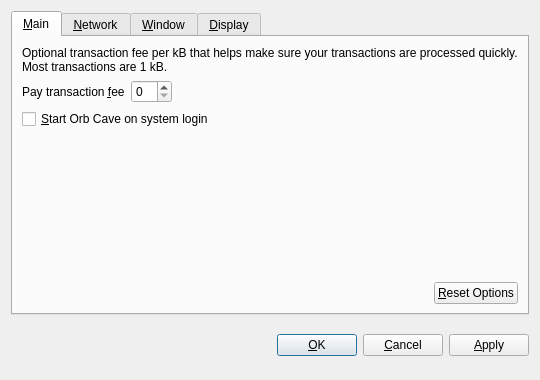
<?xml version="1.0" encoding="UTF-8"?>
<ui version="4.0">
 <class>OptionsDialog</class>
 <widget class="QDialog" name="OptionsDialog">
  <property name="geometry">
   <rect>
    <x>0</x>
    <y>0</y>
    <width>540</width>
    <height>380</height>
   </rect>
  </property>
  <property name="windowTitle">
   <string>Options</string>
  </property>
  <property name="modal">
   <bool>true</bool>
  </property>
  <layout class="QVBoxLayout" name="verticalLayout">
   <item>
    <widget class="QTabWidget" name="tabWidget">
     <property name="tabPosition">
      <enum>QTabWidget::North</enum>
     </property>
     <property name="currentIndex">
      <number>0</number>
     </property>
     <widget class="QWidget" name="tabMain">
      <attribute name="title">
       <string>&amp;Main</string>
      </attribute>
      <layout class="QVBoxLayout" name="verticalLayout_Main">
       <item>
        <widget class="QLabel" name="transactionFeeInfoLabel">
         <property name="text">
          <string>Optional transaction fee per kB that helps make sure your transactions are processed quickly. Most transactions are 1 kB.</string>
         </property>
         <property name="textFormat">
          <enum>Qt::PlainText</enum>
         </property>
         <property name="wordWrap">
          <bool>true</bool>
         </property>
        </widget>
       </item>
       <item>
        <layout class="QHBoxLayout" name="horizontalLayout_1_Main">
         <item>
          <widget class="QLabel" name="transactionFeeLabel">
           <property name="text">
            <string>Pay transaction &amp;fee</string>
           </property>
           <property name="textFormat">
            <enum>Qt::PlainText</enum>
           </property>
           <property name="buddy">
            <cstring>transactionFee</cstring>
           </property>
          </widget>
         </item>
         <item>
          <widget class="AlraviaOrbAmountField" name="transactionFee"/>
         </item>
         <item>
          <spacer name="horizontalSpacer_1_Main">
           <property name="orientation">
            <enum>Qt::Horizontal</enum>
           </property>
           <property name="sizeHint" stdset="0">
            <size>
             <width>40</width>
             <height>20</height>
            </size>
           </property>
          </spacer>
         </item>
        </layout>
       </item>
       <item>
        <widget class="QCheckBox" name="AlraviaOrbAtStartup">
         <property name="toolTip">
          <string>Automatically start Orb Cave after logging in to the system.</string>
         </property>
         <property name="text">
          <string>&amp;Start Orb Cave on system login</string>
         </property>
        </widget>
       </item>
       <item>
        <spacer name="verticalSpacer_Main">
         <property name="orientation">
          <enum>Qt::Vertical</enum>
         </property>
         <property name="sizeHint" stdset="0">
          <size>
           <width>20</width>
           <height>40</height>
          </size>
         </property>
        </spacer>
       </item>
       <item>
        <layout class="QHBoxLayout" name="horizontalLayout_2_Main">
         <item>
          <spacer name="horizontalSpacer_2_Main">
           <property name="orientation">
            <enum>Qt::Horizontal</enum>
           </property>
           <property name="sizeHint" stdset="0">
            <size>
             <width>40</width>
             <height>20</height>
            </size>
           </property>
          </spacer>
         </item>
         <item>
          <widget class="QPushButton" name="resetButton">
           <property name="toolTip">
            <string>Reset all client options to default.</string>
           </property>
           <property name="text">
            <string>&amp;Reset Options</string>
           </property>
           <property name="autoDefault">
            <bool>false</bool>
           </property>
          </widget>
         </item>
        </layout>
       </item>
      </layout>
     </widget>
     <widget class="QWidget" name="tabNetwork">
      <attribute name="title">
       <string>&amp;Network</string>
      </attribute>
      <layout class="QVBoxLayout" name="verticalLayout_Network">
       <item>
        <widget class="QCheckBox" name="mapPortUpnp">
         <property name="toolTip">
          <string>Automatically open the AlraviaOrb client port on the router. This only works when your router supports UPnP and it is enabled.</string>
         </property>
         <property name="text">
          <string>Map port using &amp;UPnP</string>
         </property>
        </widget>
       </item>
       <item>
        <widget class="QCheckBox" name="connectSocks">
         <property name="toolTip">
          <string>Connect to the AlraviaOrb network through a SOCKS proxy (e.g. when connecting through Tor).</string>
         </property>
         <property name="text">
          <string>&amp;Connect through SOCKS proxy:</string>
         </property>
        </widget>
       </item>
       <item>
        <layout class="QHBoxLayout" name="horizontalLayout_Network">
         <item>
          <widget class="QLabel" name="proxyIpLabel">
           <property name="text">
            <string>Proxy &amp;IP:</string>
           </property>
           <property name="textFormat">
            <enum>Qt::PlainText</enum>
           </property>
           <property name="buddy">
            <cstring>proxyIp</cstring>
           </property>
          </widget>
         </item>
         <item>
          <widget class="QValidatedLineEdit" name="proxyIp">
           <property name="maximumSize">
            <size>
             <width>140</width>
             <height>16777215</height>
            </size>
           </property>
           <property name="toolTip">
            <string>IP address of the proxy (e.g. 127.0.0.1)</string>
           </property>
          </widget>
         </item>
         <item>
          <widget class="QLabel" name="proxyPortLabel">
           <property name="text">
            <string>&amp;Port:</string>
           </property>
           <property name="textFormat">
            <enum>Qt::PlainText</enum>
           </property>
           <property name="buddy">
            <cstring>proxyPort</cstring>
           </property>
          </widget>
         </item>
         <item>
          <widget class="QLineEdit" name="proxyPort">
           <property name="maximumSize">
            <size>
             <width>55</width>
             <height>16777215</height>
            </size>
           </property>
           <property name="toolTip">
            <string>Port of the proxy (e.g. 9050)</string>
           </property>
          </widget>
         </item>
         <item>
          <widget class="QLabel" name="socksVersionLabel">
           <property name="text">
            <string>SOCKS &amp;Version:</string>
           </property>
           <property name="textFormat">
            <enum>Qt::PlainText</enum>
           </property>
           <property name="buddy">
            <cstring>socksVersion</cstring>
           </property>
          </widget>
         </item>
         <item>
          <widget class="QValueComboBox" name="socksVersion">
           <property name="toolTip">
            <string>SOCKS version of the proxy (e.g. 5)</string>
           </property>
          </widget>
         </item>
         <item>
          <spacer name="horizontalSpacer_Network">
           <property name="orientation">
            <enum>Qt::Horizontal</enum>
           </property>
           <property name="sizeHint" stdset="0">
            <size>
             <width>40</width>
             <height>20</height>
            </size>
           </property>
          </spacer>
         </item>
        </layout>
       </item>
       <item>
        <spacer name="verticalSpacer_Network">
         <property name="orientation">
          <enum>Qt::Vertical</enum>
         </property>
         <property name="sizeHint" stdset="0">
          <size>
           <width>20</width>
           <height>40</height>
          </size>
         </property>
        </spacer>
       </item>
      </layout>
     </widget>
     <widget class="QWidget" name="tabWindow">
      <attribute name="title">
       <string>&amp;Window</string>
      </attribute>
      <layout class="QVBoxLayout" name="verticalLayout_Window">
       <item>
        <widget class="QCheckBox" name="minimizeToTray">
         <property name="toolTip">
          <string>Show only a tray icon after minimizing the window.</string>
         </property>
         <property name="text">
          <string>&amp;Minimize to the tray instead of the taskbar</string>
         </property>
        </widget>
       </item>
       <item>
        <widget class="QCheckBox" name="minimizeOnClose">
         <property name="toolTip">
          <string>Minimize instead of exit the application when the window is closed. When this option is enabled, the application will be closed only after selecting Quit in the menu.</string>
         </property>
         <property name="text">
          <string>M&amp;inimize on close</string>
         </property>
        </widget>
       </item>
       <item>
        <spacer name="verticalSpacer_Window">
         <property name="orientation">
          <enum>Qt::Vertical</enum>
         </property>
         <property name="sizeHint" stdset="0">
          <size>
           <width>20</width>
           <height>40</height>
          </size>
         </property>
        </spacer>
       </item>
      </layout>
     </widget>
     <widget class="QWidget" name="tabDisplay">
      <attribute name="title">
       <string>&amp;Display</string>
      </attribute>
      <layout class="QVBoxLayout" name="verticalLayout_Display">
       <item>
        <layout class="QHBoxLayout" name="horizontalLayout_1_Display">
         <item>
          <widget class="QLabel" name="langLabel">
           <property name="text">
            <string>User Interface &amp;language:</string>
           </property>
           <property name="textFormat">
            <enum>Qt::PlainText</enum>
           </property>
           <property name="buddy">
            <cstring>lang</cstring>
           </property>
          </widget>
         </item>
         <item>
          <widget class="QValueComboBox" name="lang">
           <property name="toolTip">
            <string>The user interface language can be set here. This setting will take effect after restarting Orb Cave.</string>
           </property>
          </widget>
         </item>
        </layout>
       </item>
       <item>
        <layout class="QHBoxLayout" name="horizontalLayout_2_Display">
         <item>
          <widget class="QLabel" name="unitLabel">
           <property name="text">
            <string>&amp;Unit to show amounts in:</string>
           </property>
           <property name="textFormat">
            <enum>Qt::PlainText</enum>
           </property>
           <property name="buddy">
            <cstring>unit</cstring>
           </property>
          </widget>
         </item>
         <item>
          <widget class="QValueComboBox" name="unit">
           <property name="toolTip">
            <string>Choose the default subdivision unit to show in the interface and when sending coins.</string>
           </property>
          </widget>
         </item>
        </layout>
       </item>
       <item>
        <widget class="QCheckBox" name="displayAddresses">
         <property name="toolTip">
          <string>Whether to show AlraviaOrb addresses in the transaction list or not.</string>
         </property>
         <property name="text">
          <string>&amp;Display addresses in transaction list</string>
         </property>
        </widget>
       </item>
       <item>
        <spacer name="verticalSpacer_Display">
         <property name="orientation">
          <enum>Qt::Vertical</enum>
         </property>
         <property name="sizeHint" stdset="0">
          <size>
           <width>20</width>
           <height>40</height>
          </size>
         </property>
        </spacer>
       </item>
      </layout>
     </widget>
    </widget>
   </item>
   <item>
    <layout class="QHBoxLayout" name="horizontalLayout_Buttons">
     <item>
      <spacer name="horizontalSpacer_1">
       <property name="orientation">
        <enum>Qt::Horizontal</enum>
       </property>
       <property name="sizeHint" stdset="0">
        <size>
         <width>40</width>
         <height>48</height>
        </size>
       </property>
      </spacer>
     </item>
     <item>
      <widget class="QLabel" name="statusLabel">
       <property name="font">
        <font>
         <weight>75</weight>
         <bold>true</bold>
        </font>
       </property>
       <property name="text">
        <string/>
       </property>
       <property name="textFormat">
        <enum>Qt::PlainText</enum>
       </property>
       <property name="wordWrap">
        <bool>true</bool>
       </property>
      </widget>
     </item>
     <item>
      <spacer name="horizontalSpacer_2">
       <property name="orientation">
        <enum>Qt::Horizontal</enum>
       </property>
       <property name="sizeHint" stdset="0">
        <size>
         <width>40</width>
         <height>48</height>
        </size>
       </property>
      </spacer>
     </item>
     <item>
      <widget class="QPushButton" name="okButton">
       <property name="text">
        <string>&amp;OK</string>
       </property>
      </widget>
     </item>
     <item>
      <widget class="QPushButton" name="cancelButton">
       <property name="text">
        <string>&amp;Cancel</string>
       </property>
       <property name="autoDefault">
        <bool>false</bool>
       </property>
      </widget>
     </item>
     <item>
      <widget class="QPushButton" name="applyButton">
       <property name="text">
        <string>&amp;Apply</string>
       </property>
       <property name="autoDefault">
        <bool>false</bool>
       </property>
      </widget>
     </item>
    </layout>
   </item>
  </layout>
 </widget>
 <customwidgets>
  <customwidget>
   <class>AlraviaOrbAmountField</class>
   <extends>QSpinBox</extends>
   <header>alraviaorbamountfield.h</header>
  </customwidget>
  <customwidget>
   <class>QValueComboBox</class>
   <extends>QComboBox</extends>
   <header>qvaluecombobox.h</header>
  </customwidget>
  <customwidget>
   <class>QValidatedLineEdit</class>
   <extends>QLineEdit</extends>
   <header>qvalidatedlineedit.h</header>
  </customwidget>
 </customwidgets>
 <resources/>
 <connections/>
</ui>
